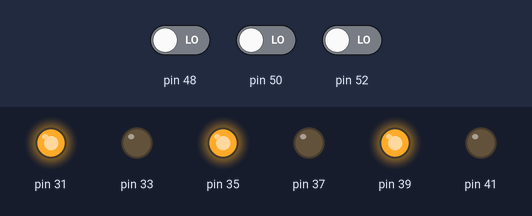
A sketch run on a simulated Arduino Mega 2560, built with avr-gcc and run on an emulated ATmega2560. Parts: output pins drawn as LEDs (lit = HIGH). The inputs (shaded band) are chosen by the test bench; at power-on: pin 48 LOW, pin 50 LOW, pin 52 LOW.

Above: at 1.2 s.
1.3 s: pin 48 driven HIGH
At 2.5 s:
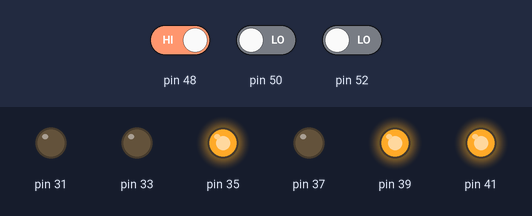
2.8 s: pin 50 driven HIGH
At 3.7 s:
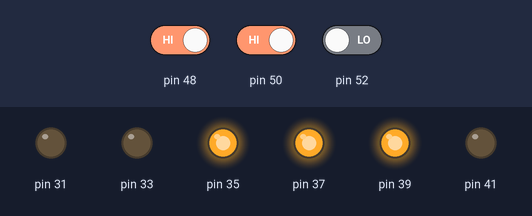
4.3 s: pin 48 driven LOW
At 4.9 s:
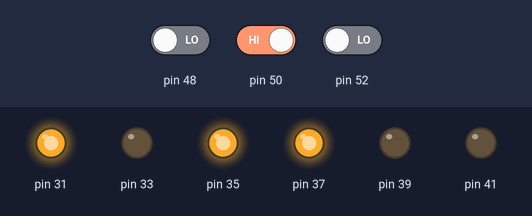
5.8 s: pin 52 driven HIGH
At 7.0 s:
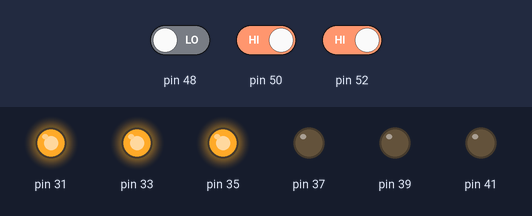
7.3 s: pin 50 driven LOW
At 8.3 s:
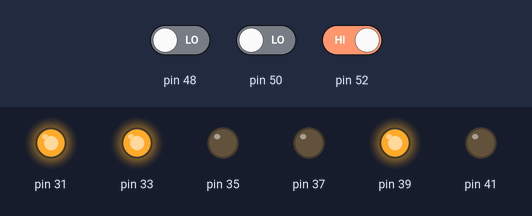
8.8 s: pin 48 driven HIGH
At 9.5 s:
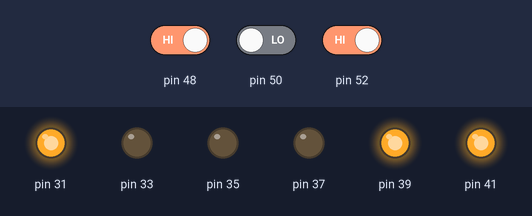
Timing chart, 0 to 11.3 s (numbered marks = the images above; inputs shaded):
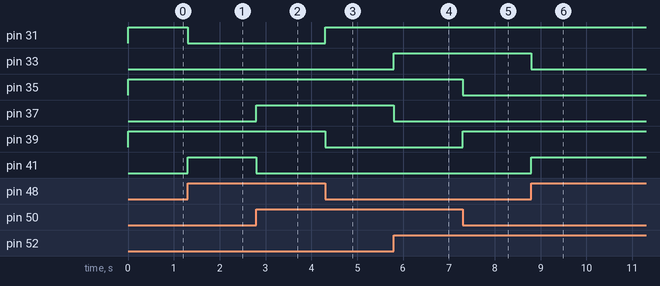

The sketch:

Motor_Driver_IR4427.ino
```cpp
int H1,H2,H3,Q1L,Q1H,Q2H,Q2L,Q3L,Q3H;

void setup() {
  pinMode(48,INPUT);
  pinMode(50,INPUT);
  pinMode(52,INPUT);


pinMode(41,OUTPUT);
pinMode(39,OUTPUT);
pinMode(37,OUTPUT);
pinMode(35,OUTPUT);
pinMode(33,OUTPUT);
pinMode(31,OUTPUT);
  // put your setup code here, to run once:

}

void loop() {
   H1 = digitalRead(48);
   H2 = digitalRead(50);
   H3 = digitalRead(52);
   digitalWrite(41,H1 && !H2);      //Q1L
   digitalWrite(39,!(H2 && !H1));   //Q1H
   digitalWrite(37,H2 && !H3);      //Q2L
   digitalWrite(35,!(H3 && !H2));   //Q2H
   digitalWrite(33 , H3 && !H1);    //Q3L
   digitalWrite(31,!(H1 && !H3));   //Q3H


  // put your main code here, to run repeatedly:

}
```

Receiver_Code.ino
```cpp
#include <avr/io.h>
#define FOSC 16000000
#define BAUD 9600
#define MYUBRR (FOSC/(16*BAUD))-1
int main(void)
{
  DDRD=(1<<DDD6);
  TCCR0A=(1<<COM0A1)|(1<<WGM00)|(1<<WGM01);
  TCCR0B=(1<<CS00);
  USART_Init(MYUBRR);
  while(1)
  {
    OCR0A=USART_Receive();
  }
}
void USART_Init( unsigned int ubrr)
{
 UBRR0H = (unsigned char)(ubrr>>8);
 UBRR0L = (unsigned char)ubrr;
 UCSR0B = (1<<RXEN0)|(1<<TXEN0);
 UCSR0C = (1<<USBS0)|(3<<UCSZ00);
}
unsigned char USART_Receive( void )
{
 while ( !(UCSR0A & (1<<RXC0)) );
 return UDR0;
}
```

Measured:
- after the input at 1.3 s, pin 31: HIGH → LOW at once; pin 41: LOW → HIGH at once
- after the input at 2.8 s, pin 37: LOW → HIGH at once; pin 41: HIGH → LOW at once
- after the input at 4.3 s, pin 31: LOW → HIGH at once; pin 39: HIGH → LOW at once
- after the input at 5.8 s, pin 33: LOW → HIGH at once; pin 37: HIGH → LOW at once
- after the input at 7.3 s, pin 35: HIGH → LOW at once; pin 39: LOW → HIGH at once
- after the input at 8.8 s, pin 33: HIGH → LOW at once; pin 41: LOW → HIGH at once
